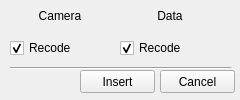
<?xml version="1.0" encoding="UTF-8"?>
<ui version="4.0">
 <class>ToolRecode</class>
 <widget class="QMainWindow" name="ToolRecode">
  <property name="geometry">
   <rect>
    <x>0</x>
    <y>0</y>
    <width>240</width>
    <height>100</height>
   </rect>
  </property>
  <property name="minimumSize">
   <size>
    <width>240</width>
    <height>100</height>
   </size>
  </property>
  <property name="maximumSize">
   <size>
    <width>340</width>
    <height>100</height>
   </size>
  </property>
  <property name="windowTitle">
   <string>Recode Setting</string>
  </property>
  <property name="windowIcon">
   <iconset resource="image.qrc">
    <normaloff>:/Image/Image/logo.PNG</normaloff>:/Image/Image/logo.PNG</iconset>
  </property>
  <widget class="QWidget" name="centralwidget">
   <widget class="QLabel" name="LB_Camera">
    <property name="geometry">
     <rect>
      <x>10</x>
      <y>10</y>
      <width>100</width>
      <height>12</height>
     </rect>
    </property>
    <property name="text">
     <string>Camera</string>
    </property>
    <property name="alignment">
     <set>Qt::AlignCenter</set>
    </property>
   </widget>
   <widget class="QLabel" name="LB_Data">
    <property name="geometry">
     <rect>
      <x>120</x>
      <y>10</y>
      <width>100</width>
      <height>12</height>
     </rect>
    </property>
    <property name="text">
     <string>Data</string>
    </property>
    <property name="alignment">
     <set>Qt::AlignCenter</set>
    </property>
   </widget>
   <widget class="QCheckBox" name="CB_Camera_Recode">
    <property name="geometry">
     <rect>
      <x>10</x>
      <y>40</y>
      <width>100</width>
      <height>16</height>
     </rect>
    </property>
    <property name="text">
     <string>Recode</string>
    </property>
    <property name="checked">
     <bool>true</bool>
    </property>
   </widget>
   <widget class="QCheckBox" name="CB_Data_Recode">
    <property name="geometry">
     <rect>
      <x>120</x>
      <y>40</y>
      <width>100</width>
      <height>16</height>
     </rect>
    </property>
    <property name="text">
     <string>Recode</string>
    </property>
    <property name="checked">
     <bool>true</bool>
    </property>
   </widget>
   <widget class="Line" name="line">
    <property name="geometry">
     <rect>
      <x>10</x>
      <y>60</y>
      <width>221</width>
      <height>16</height>
     </rect>
    </property>
    <property name="orientation">
     <enum>Qt::Horizontal</enum>
    </property>
   </widget>
   <widget class="QPushButton" name="pushButton">
    <property name="geometry">
     <rect>
      <x>160</x>
      <y>70</y>
      <width>75</width>
      <height>23</height>
     </rect>
    </property>
    <property name="text">
     <string>Cancel</string>
    </property>
   </widget>
   <widget class="QPushButton" name="pushButton_2">
    <property name="geometry">
     <rect>
      <x>80</x>
      <y>70</y>
      <width>75</width>
      <height>23</height>
     </rect>
    </property>
    <property name="text">
     <string>Insert</string>
    </property>
   </widget>
  </widget>
 </widget>
 <resources>
  <include location="image.qrc"/>
 </resources>
 <connections/>
</ui>
